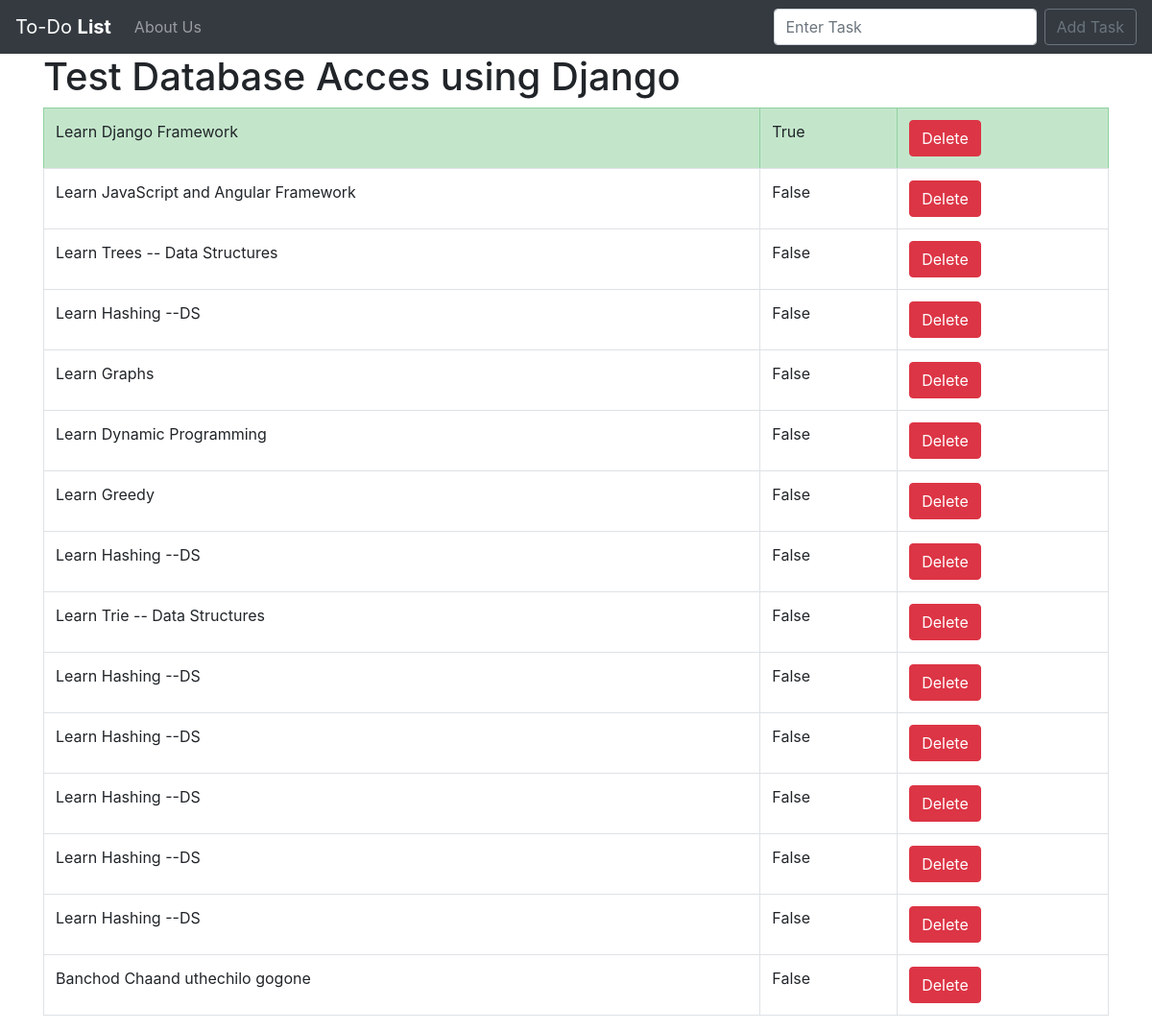
The page / on the database its author committed.
### ToDo_List/models.py (models this page shows, shortened)
class list(models.Model):
    item=models.CharField(max_length=2000)
    completed=models.BooleanField(default=False)

### ToDo_List/views.py (the view)
# urls.py: 2. Add a URL to urlpatterns:  path('', views.home, name='home')
def home(request):
    if(request.method=="POST"):
        form=ListForm(request.POST or None)
        if form.is_valid():
            form.save()
            all_items=list.objects.all
            messages.success(request,('Task has been successfully entered'))
            return render(request, 'home.html', {'all_items': all_items})
    else:
        all_items=list.objects.all
        return render(request, 'home.html', {'all_items':all_items})

### ToDo_List/Templates/home.html (shortened to what this page needs)
{% extends 'base.html' %}
    {% block content %}
        <h1>Test Database Acces using Django</h1>
        <table class="table table-hover table-bordered">
            <tbody>
                {% if all_items %}
                {% for things in all_items %}
                {% if things.completed %}
                <tr class="table-success">
                <td>{{ things.item }}</td>
                <td> {{ things.completed }}</td>
                <td><button type="button" class="btn btn-danger">Delete</button></td>
                </tr>
                {% else %}
                <td>{{ things.item }}</td>
                <td> {{ things.completed }}</td>
                <td><button type="button" class="btn btn-danger">Delete</button></td>
                {% endif %}
                {% endfor %}
                {% endif %}
              </tbody>
          </table>
    {% endblock %}

### ToDo_List/Templates/base.html (shortened to what this page needs)
<!doctype html>
<html lang="en">
  <head>
    <link rel="stylesheet" href="https://stackpath.bootstrapcdn.com/bootstrap/4.4.1/css/bootstrap.min.css">
          </head>
  <body>
<nav class="navbar navbar-expand-lg navbar-dark bg-dark">
    <a class="navbar-brand" href="{% url 'home' %}">To-Do <b>List</b></a>
    <div class="collapse navbar-collapse" id="navbarSupportedContent">
      <ul class="navbar-nav mr-auto">
        <li class="nav-item">
          <a class="nav-link" href="{% url 'about' %}">About Us</a>
        </li>
      </ul>
      <form class="form-inline my-2 my-lg-0" method="POST">
        <input class="form-control mr-sm-2" type="search" placeholder="Enter Task" aria-label="Search" name="item">
        <button class="btn btn-outline-secondary my-2 my-sm-0" type="submit">Add Task</button>
      </form>
    </div>
  </nav>
  <div class="container">
    {% block content %}
    {% endblock %}
  </div>
  </body>
</html>

### rows shown on the page
list: item "Learn Django Framework", completed "True"
list: item "Learn JavaScript and Angular Framework", completed "False"
list: item "Learn Trees -- Data Structures", completed "False"
list: item "Learn Hashing --DS", completed "False"
list: item "Learn Graphs", completed "False"
list: item "Learn Dynamic Programming", completed "False"
list: item "Learn Greedy", completed "False"
list: item "Learn Hashing --DS", completed "False"
list: item "Learn Trie -- Data Structures", completed "False"
list: item "Learn Hashing --DS", completed "False"
list: item "Learn Hashing --DS", completed "False"
list: item "Learn Hashing --DS", completed "False"
list: item "Learn Hashing --DS", completed "False"
list: item "Learn Hashing --DS", completed "False"
list: item "Banchod Chaand uthechilo gogone", completed "False"
